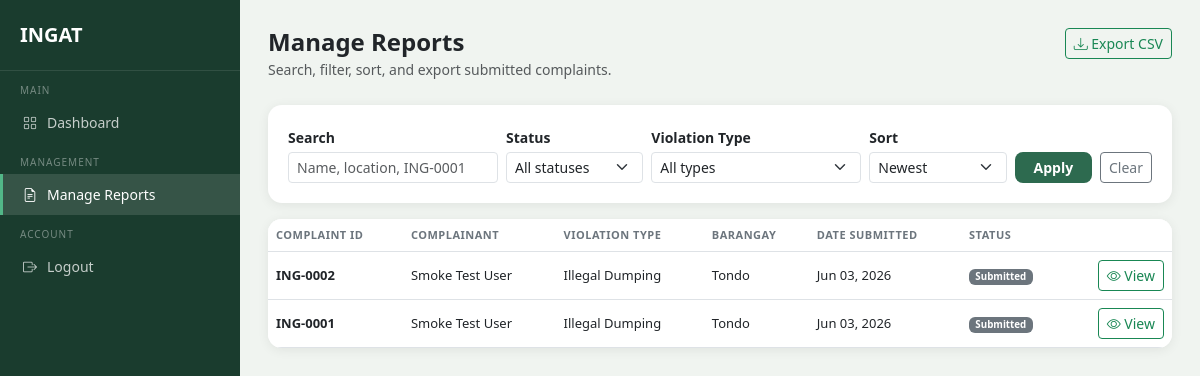
Screenshot of /admin/reports (signed in) with the database file from the repository.
### models.py (models this page shows, shortened)
class Complaint(db.Model):
    __tablename__ = 'complaints'
    id = db.Column(db.Integer, primary_key=True)
    user_id = db.Column(db.Integer, db.ForeignKey('users.id'), nullable=False)
    agency_id = db.Column(db.Integer, db.ForeignKey('agencies.id'), nullable=True)
    violation_type = db.Column(db.String(100), nullable=False)
    street_address = db.Column(db.String(255), nullable=False)
    barangay = db.Column(db.String(100), nullable=False)
    municipality = db.Column(db.String(100), nullable=False)
    date_incident = db.Column(db.Date, nullable=False)
    description = db.Column(db.Text, nullable=False)
    photo_path = db.Column(db.String(255), nullable=True)
    generated_letter = db.Column(db.Text, nullable=True)
    letter_generated = db.Column(db.Boolean, default=False)
    status = db.Column(db.String(50), default='Submitted')
    created_at = db.Column(db.DateTime, default=datetime.utcnow)
    status_history = db.relationship('StatusHistory', backref='complaint', lazy=True)

class User(db.Model, UserMixin):
    __tablename__ = 'users'
    id = db.Column(db.Integer, primary_key=True)
    full_name = db.Column(db.String(100), nullable=False)
    email = db.Column(db.String(120), unique=True, nullable=False)
    contact_number = db.Column(db.String(11), nullable=False)
    barangay = db.Column(db.String(100), nullable=False)
    municipality = db.Column(db.String(100), nullable=False)
    password_hash = db.Column(db.String(256), nullable=False)
    status = db.Column(db.String(20), default='active')
    email_notif = db.Column(db.Boolean, default=True)
    inapp_notif = db.Column(db.Boolean, default=True)
    created_at = db.Column(db.DateTime, default=datetime.utcnow)
    complaints = db.relationship('Complaint', backref='complainant', lazy=True)
    email_verifications = db.relationship('EmailVerification', backref='user', lazy=True)

### routes/admin_routes.py (the view)
@admin_bp.route('/reports')
@admin_required
def manage_reports():
    complaints = _filtered_complaints_query().all()
    return render_template(
        'admin/manage_reports.html',
        complaints=complaints,
        search=request.args.get('q', '').strip(),
        status_filter=request.args.get('status', '').strip(),
        violation_filter=request.args.get('violation_type', '').strip(),
        sort=request.args.get('sort', 'newest').strip(),
        statuses=STATUS_OPTIONS,
        violation_types=VIOLATION_TYPES,
    )

### routes/admin_routes.py (called while the page is built, shortened)
def _filtered_complaints_query():
    from models import Complaint, User
    search = request.args.get('q', '').strip()
    status_filter = request.args.get('status', '').strip()
    violation_filter = request.args.get('violation_type', '').strip()
    sort = request.args.get('sort', 'newest').strip()
    query = Complaint.query.join(User, Complaint.user_id == User.id)
    if status_filter:
        query = query.filter(Complaint.status == status_filter)
    if violation_filter:
        query = query.filter(Complaint.violation_type == violation_filter)
    if sort == 'oldest':
        query = query.order_by(Complaint.created_at.asc())
    elif sort == 'status':
        query = query.order_by(Complaint.status.asc(), Complaint.created_at.desc())
    else:
        query = query.order_by(Complaint.created_at.desc())
    return query

### routes/auth.py (called while the page is built)
def admin_required(fn):
    @login_required
    @wraps(fn)
    def wrapper(*args, **kwargs):
        from models import AdminUser
        if not isinstance(current_user, AdminUser):
            flash('Please log in as admin.', 'danger')
            return redirect(url_for('admin.admin_login'))
        return fn(*args, **kwargs)
    return wrapper

### templates/admin/manage_reports.html (shortened to what this page needs)
<!DOCTYPE html>
<html lang="en">
<head>
    <link href="https://cdn.jsdelivr.net/npm/bootstrap@5.3.0/dist/css/bootstrap.min.css" rel="stylesheet">
    <link href="https://cdn.jsdelivr.net/npm/bootstrap-icons@1.10.5/font/bootstrap-icons.css" rel="stylesheet">
</head>
<body>
<div class="sidebar">
    <a href="{{ url_for('admin.dashboard') }}" class="sidebar-brand">INGAT</a>
    <div class="sidebar-label">Main</div>
    <a href="{{ url_for('admin.dashboard') }}" class="sidebar-item">
        <i class="bi bi-grid"></i> Dashboard
    </a>
    <div class="sidebar-label">Management</div>
    <a href="{{ url_for('admin.manage_reports') }}" class="sidebar-item active">
        <i class="bi bi-file-earmark-text"></i> Manage Reports
    </a>
    <div class="sidebar-label">Account</div>
    <a href="{{ url_for('admin.logout') }}" class="sidebar-item">
        <i class="bi bi-box-arrow-right"></i> Logout
    </a>
</div>
<div class="main-content">
    <div class="d-flex justify-content-between align-items-start mb-4">
        <div>
            <h4 class="fw-bold mb-0">Manage Reports</h4>
            <small class="text-muted">Search, filter, sort, and export submitted complaints.</small>
        </div>
        <a href="{{ url_for('admin.export_reports_csv', q=search, status=status_filter, violation_type=violation_filter, sort=sort) }}"
           class="btn btn-outline-success btn-sm">
            <i class="bi bi-download"></i> Export CSV
        </a>
    </div>
    <div class="section-card mb-3">
        <form method="GET" action="{{ url_for('admin.manage_reports') }}" class="row g-2 align-items-end">
            <div class="col-md-3">
                <label class="form-label small fw-semibold mb-1">Search</label>
                <input type="text" name="q" class="form-control form-control-sm" value="{{ search }}"
                       placeholder="Name, location, ING-0001">
            </div>
            <div class="col-md-2">
                <label class="form-label small fw-semibold mb-1">Status</label>
                <select name="status" class="form-select form-select-sm">
                    <option value="">All statuses</option>
                </select>
            </div>
            <div class="col-md-3">
                <label class="form-label small fw-semibold mb-1">Violation Type</label>
                <select name="violation_type" class="form-select form-select-sm">
                    <option value="">All types</option>
                </select>
            </div>
            <div class="col-md-2">
                <label class="form-label small fw-semibold mb-1">Sort</label>
                <select name="sort" class="form-select form-select-sm">
                    <option value="newest" {% if sort == 'newest' %}selected{% endif %}>Newest</option>
                </select>
            </div>
            <div class="col-md-2 d-flex gap-2">
                <button type="submit" class="btn btn-ingat btn-sm flex-grow-1">Apply</button>
                <a href="{{ url_for('admin.manage_reports') }}" class="btn btn-outline-secondary btn-sm">Clear</a>
            </div>
        </form>
    </div>
    <div class="section-card p-0 overflow-hidden">
        {% if complaints %}
        <div class="table-responsive">
            <table class="table table-hover mb-0 align-middle">
                <thead class="bg-light">
                    <tr>
                        <th>Complaint ID</th>
                        <th>Complainant</th>
                        <th>Violation Type</th>
                        <th>Barangay</th>
                        <th>Date Submitted</th>
                        <th>Status</th>
                        <th></th>
                    </tr>
                </thead>
                <tbody>
                    {% for c in complaints %}
                    <tr>
                        <td class="fw-semibold">ING-{{ '%04d' % c.id }}</td>
                        <td>{{ c.complainant.full_name }}</td>
                        <td>{{ c.violation_type }}</td>
                        <td>{{ c.barangay }}</td>
                        <td>{{ c.created_at.strftime('%b %d, %Y') }}</td>
                        <td>
                            {% if c.status == 'Submitted' %}
                                <span class="badge badge-submitted">Submitted</span>
                            {% elif c.status == 'Under Review' %}
                                <span class="badge badge-review">Under Review</span>
                            {% elif c.status == 'Forwarded to Agency' %}
                                <span class="badge badge-forwarded">Forwarded</span>
                            {% elif c.status == 'Resolved' %}
                                <span class="badge badge-resolved">Resolved</span>
                            {% else %}
                                <span class="badge bg-secondary">{{ c.status }}</span>
                            {% endif %}
                        </td>
                        <td class="text-end">
                            <a href="{{ url_for('admin.report_detail', complaint_id=c.id) }}"
                               class="btn btn-sm btn-outline-success">
                                <i class="bi bi-eye"></i> View
                            </a>
                        </td>
                    </tr>
                    {% endfor %}
                </tbody>
            </table>
        </div>
        {% else %}
        <div class="text-center py-5 text-muted">
            <i class="bi bi-inbox" style="font-size: 34px;"></i>
            <p class="small mt-2 mb-0">No complaints match the current filters.</p>
        </div>
        {% endif %}
    </div>
</div>
</body>
</html>

### templates/admin/manage_reports.html (style rules this page uses)
body { background-color: #f0f4f0; font-family: 'Segoe UI', sans-serif; }
.sidebar { width: 240px; min-height: 100vh; background-color: #1A3C2E; position: fixed; top: 0; left: 0; padding-top: 20px; z-index: 100; }
.sidebar-brand { color: white; font-size: 20px; font-weight: 700; padding: 0 20px 20px; border-bottom: 1px solid rgba(255,255,255,.1); display: block; text-decoration: none; }
.sidebar-label { font-size: 10px; text-transform: uppercase; letter-spacing: 1px; color: rgba(255,255,255,.4); padding: 12px 20px 4px; }
.sidebar-item { display: flex; align-items: center; gap: 10px; padding: 10px 20px; color: rgba(255,255,255,.75); text-decoration: none; font-size: 14px; border-left: 3px solid transparent; }
.sidebar-item:hover, .sidebar-item.active { background: rgba(255,255,255,.12); color: white; border-left-color: #52B788; }
.main-content { margin-left: 240px; padding: 28px; }
.section-card { background: white; border-radius: 14px; padding: 20px; box-shadow: 0 2px 12px rgba(0,0,0,.07); }
.btn-ingat { background-color: #2D6A4F; color: #fff; border: none; border-radius: 8px; font-weight: 600; }
.table th { font-size: 11px; text-transform: uppercase; letter-spacing: .5px; color: #6c757d; }
.table td { font-size: 13px; vertical-align: middle; }
.badge-submitted { background: #6c757d; }

### rows the page displays
Complaint: id "0002", complainant.full_name "Smoke Test User", violation_type "Illegal Dumping", barangay "Tondo", created_at "Jun 03, 2026", status "Submitted"
Complaint: id "0001", complainant.full_name "Smoke Test User", violation_type "Illegal Dumping", barangay "Tondo", created_at "Jun 03, 2026", status "Submitted"
